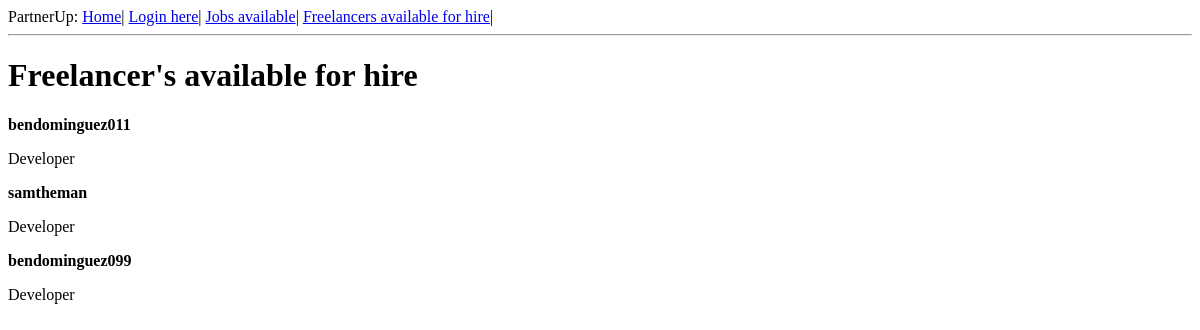
The app's page /freelancers/available, older data.
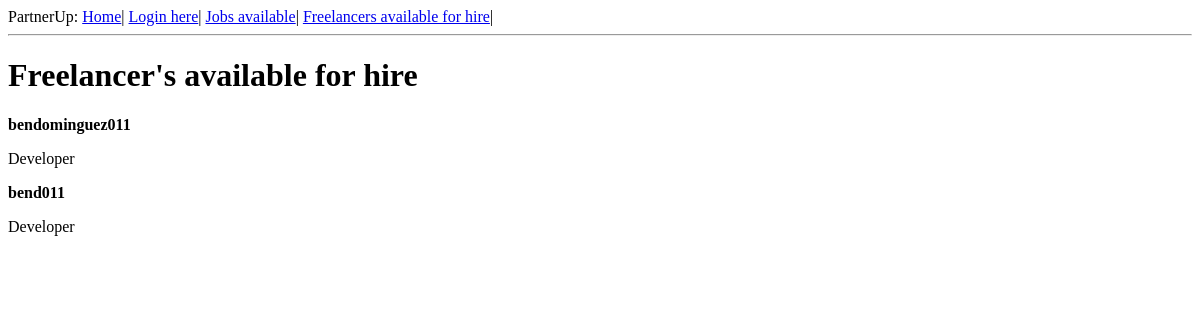
The same page, newer data.
### app/models.py (models this page shows, shortened)
class User(UserMixin, db.Model):
    id = db.Column(db.Integer, primary_key=True)
    username = db.Column(db.String(64), index=True, unique=True)
    password_hash = db.Column(db.String(64))
    role = db.Column(db.String(64)) # must be either "Employer" or "Freelancer"
    first = db.Column(db.String(64), index=True)
    last = db.Column(db.String(64), index=True)
    email = db.Column(db.String(64), index=True)
    occupation = db.Column(db.String(64), index=True, default='Developer')
    startup = db.relationship('Startup', backref='admin', lazy='dynamic')
    jobs = db.relationship('Job', backref='freelancer', lazy='dynamic')
    def info(self):
        if self.role == 'Employer':
            return '<Employer {0}>'.format(self.username)
        elif self.role == 'Freelancer':
            return '<Freelancer {0} {1}>'.format(self.first, self.last)
        else:
            return '<ROLE NOT ASSIGNED FOR {0}>'.format(self.username)
    __repr__ = info

### app/routes.py (the view)
@app.route('/freelancers/available')
def freelancers_available():
    return render_template("dashboards/freelancers_available.html", u=User)

### app/templates/dashboards/freelancers_available.html
{% extends "base.html" %}
{% block content %}
{% with f = u.query.filter_by(role='Freelancer') %}
  <h1> Freelancer's available for hire </h1>
  {% for freelancer in f %}
    <b><p>{{ freelancer.username }}</p></b>
    <p> {{ freelancer.occupation }}</p>
  {% endfor %}
{% endwith %}
{% endblock %}

### app/templates/base.html (shortened to what this page needs)
<html>
  <head>
  </head>
  <body>
      <div>PartnerUp:
        <a href="{{ url_for('index') }}">Home</a>|
        {% if current_user.is_anonymous %}
        <a href="{{ url_for('login') }}">Login here</a>|
        {% else %}
        <a href="{{ url_for('logout') }}">Logout here</a>|
        {% endif %}
        <a href="{{ url_for('jobs_available') }}">Jobs available</a>|
        <a href="{{ url_for('freelancers_available' )}}">Freelancers available for hire</a>|
      </div>
      <hr>
      {% block content %}{% endblock %}
  </body>
</html>

Row changes from the older to the newer data that the page shows:
removed User: username "bendominguez099", occupation "Developer"
changed User: username "samtheman" → "bend011"
